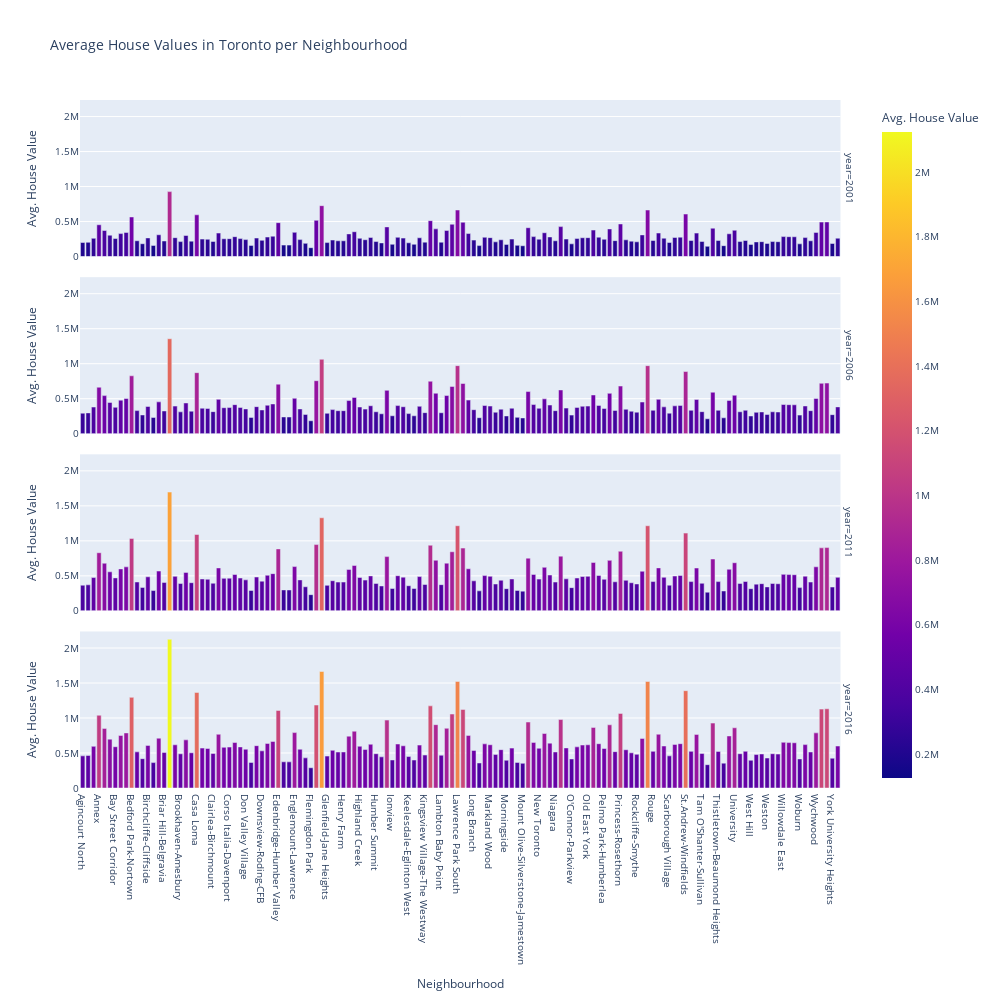

Notebook code for this chart:
### Code cell
neighbourhood_value_peryear_plot = neighbourhood_value_per_year.reset_index()

# Create bar chart facet row to plot avg house values for all neighbourhoods


fig = px.bar(
    neighbourhood_value_peryear_plot,
    title="Average House Values in Toronto per Neighbourhood",
    x= "neighbourhood", 
    y= "average_house_value", 
    color= "average_house_value", 
    facet_row= "year",
    labels={"average_house_value": "Avg. House Value",
                     "neighbourhood": "Neighbourhood"},
    width = 1000,
    height = 1000,
)

fig.update_layout( 
    legend_title= "Avg. House Value",
    font = dict(size=10))
fig.show()

### Figure 1 — Plotly figure (JSON) as saved in the notebook; plotly's stock layout.template omitted (floating-point values rounded to 4 significant figures; data arrays with more than 128 entries replaced by an {"elided": "..."} marker saying what was removed)
{"data": [{"alignmentgroup": "True", "hovertemplate": "year=2001<br>Neighbourhood=%{x}<br>Avg. House Value=%{marker.color}<extra></extra>", "legendgroup": "", "marker": {"color": {"elided": "140 int values"}, "coloraxis": "coloraxis"}, "name": "", "offsetgroup": "", "orientation": "v", "showlegend": false, "textposition": "auto", "type": "bar", "x": {"elided": "140 str values"}, "xaxis": "x4", "y": {"elided": "140 int values"}, "yaxis": "y4"}, {"alignmentgroup": "True", "hovertemplate": "year=2006<br>Neighbourhood=%{x}<br>Avg. House Value=%{marker.color}<extra></extra>", "legendgroup": "", "marker": {"color": {"elided": "140 int values"}, "coloraxis": "coloraxis"}, "name": "", "offsetgroup": "", "orientation": "v", "showlegend": false, "textposition": "auto", "type": "bar", "x": {"elided": "140 str values"}, "xaxis": "x3", "y": {"elided": "140 int values"}, "yaxis": "y3"}, {"alignmentgroup": "True", "hovertemplate": "year=2011<br>Neighbourhood=%{x}<br>Avg. House Value=%{marker.color}<extra></extra>", "legendgroup": "", "marker": {"color": {"elided": "140 int values"}, "coloraxis": "coloraxis"}, "name": "", "offsetgroup": "", "orientation": "v", "showlegend": false, "textposition": "auto", "type": "bar", "x": {"elided": "140 str values"}, "xaxis": "x2", "y": {"elided": "140 int values"}, "yaxis": "y2"}, {"alignmentgroup": "True", "hovertemplate": "year=2016<br>Neighbourhood=%{x}<br>Avg. House Value=%{marker.color}<extra></extra>", "legendgroup": "", "marker": {"color": {"elided": "140 int values"}, "coloraxis": "coloraxis"}, "name": "", "offsetgroup": "", "orientation": "v", "showlegend": false, "textposition": "auto", "type": "bar", "x": {"elided": "140 str values"}, "xaxis": "x", "y": {"elided": "140 int values"}, "yaxis": "y"}], "layout": {"annotations": [{"font": {}, "showarrow": false, "text": "year=2016", "textangle": 90, "x": 0.98, "xanchor": "left", "xref": "paper", "y": 0.1138, "yanchor": "middle", "yref": "paper"}, {"font": {}, "showarrow": false, "text": "year=2011", "textangle": 90, "x": 0.98, "xanchor": "left", "xref": "paper", "y": 0.3712, "yanchor": "middle", "yref": "paper"}, {"font": {}, "showarrow": false, "text": "year=2006", "textangle": 90, "x": 0.98, "xanchor": "left", "xref": "paper", "y": 0.6288, "yanchor": "middle", "yref": "paper"}, {"font": {}, "showarrow": false, "text": "year=2001", "textangle": 90, "x": 0.98, "xanchor": "left", "xref": "paper", "y": 0.8862, "yanchor": "middle", "yref": "paper"}], "barmode": "relative", "coloraxis": {"colorbar": {"title": {"text": "Avg. House Value"}}, "colorscale": [[0, "#0d0887"], [0.1111, "#46039f"], [0.2222, "#7201a8"], [0.3333, "#9c179e"], [0.4444, "#bd3786"], [0.5556, "#d8576b"], [0.6667, "#ed7953"], [0.7778, "#fb9f3a"], [0.8889, "#fdca26"], [1, "#f0f921"]]}, "font": {"size": 10}, "height": 1000, "legend": {"title": {"text": "Avg. House Value"}, "tracegroupgap": 0}, "title": {"text": "Average House Values in Toronto per Neighbourhood"}, "width": 1000, "xaxis": {"anchor": "y", "autorange": true, "domain": [0, 0.98], "range": [-0.5, 139.5], "title": {"text": "Neighbourhood"}, "type": "category"}, "xaxis2": {"anchor": "y2", "autorange": true, "domain": [0, 0.98], "matches": "x", "range": [-0.5, 139.5], "showticklabels": false, "type": "category"}, "xaxis3": {"anchor": "y3", "autorange": true, "domain": [0, 0.98], "matches": "x", "range": [-0.5, 139.5], "showticklabels": false, "type": "category"}, "xaxis4": {"anchor": "y4", "autorange": true, "domain": [0, 0.98], "matches": "x", "range": [-0.5, 139.5], "showticklabels": false, "type": "category"}, "yaxis": {"anchor": "x", "autorange": true, "domain": [0, 0.2275], "range": [0, 2236000.0], "title": {"text": "Avg. House Value"}, "type": "linear"}, "yaxis2": {"anchor": "x2", "autorange": true, "domain": [0.2575, 0.485], "matches": "y", "range": [0, 2236000.0], "title": {"text": "Avg. House Value"}, "type": "linear"}, "yaxis3": {"anchor": "x3", "autorange": true, "domain": [0.515, 0.7425], "matches": "y", "range": [0, 2236000.0], "title": {"text": "Avg. House Value"}, "type": "linear"}, "yaxis4": {"anchor": "x4", "autorange": true, "domain": [0.7725, 1], "matches": "y", "range": [0, 2236000.0], "title": {"text": "Avg. House Value"}, "type": "linear"}}}
